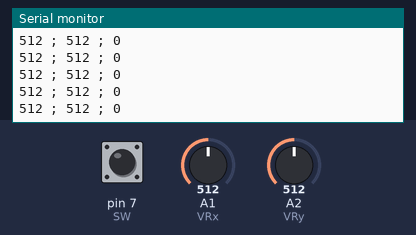
The sketch below on a simulated Arduino Uno, built with avr-gcc and run on an emulated ATmega328P. Parts: the last lines printed to the serial monitor. The inputs (shaded band) are chosen by the test bench; at power-on: A1 (VRx) = 512, A2 (VRy) = 512, pin 7 (SW) HIGH.

Above: at 1.2 s.
1.3 s: A1 (VRx) set to 107
At 1.8 s:
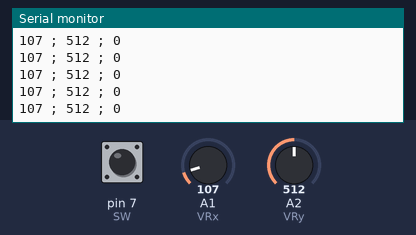
4.3 s: A1 (VRx) set to 95
At 5.1 s:
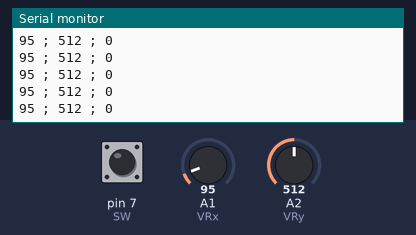
7.3 s: A2 (VRy) set to 986
At 8.0 s:
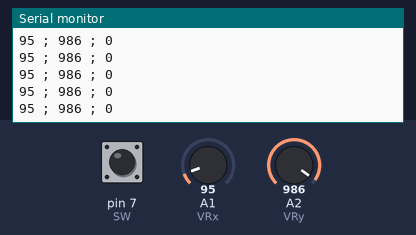
8.8 s: A2 (VRy) set to 1014
At 9.3 s:
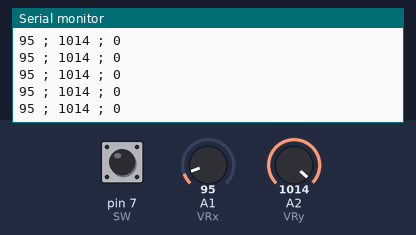
Timing chart, 0 to 11.8 s (numbered marks = the images above; inputs shaded):
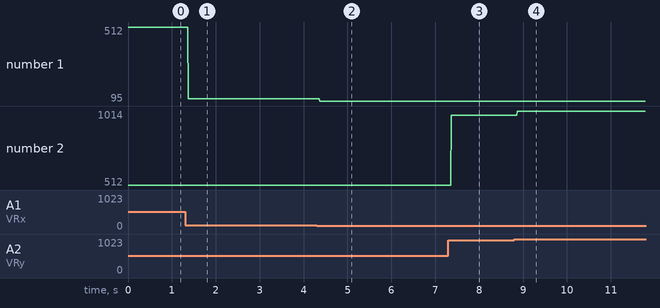

The sketch:

joystick_module.ino
```cpp
const int VRx = A1; // analog pin for x-axis
const int VRy = A2; // analog pin for y-axis
const int SW  = 7;  // Digital pin for the button

int x_value, y_value, button_state;

void setup() {
  pinMode(SW, INPUT_PULLUP);
  Serial.begin(9600);
}

void loop() {
  x_value = analogRead(VRx);
  y_value = analogRead(VRy);
  button_state = !digitalRead(SW);
  Serial.print(x_value);
  Serial.print(" ; ");
  Serial.print(y_value);
  Serial.print(" ; ");
  Serial.println(button_state);
}
```

Measured:
- after the input at 1.3 s, the serial monitor: prints a new line after 0.07 s (image 1)
- after the input at 4.3 s, the serial monitor: prints a new line after 0.07 s (image 2)
- after the input at 7.3 s, the serial monitor: prints a new line after 0.07 s (image 3)
- after the input at 8.8 s, the serial monitor: prints a new line after 0.07 s (image 4)
- plotted number 1: 512 → 107 after the input at 1.3 s, 107 → 95 after the input at 4.3 s
- plotted number 2: 512 → 986 after the input at 7.3 s, 986 → 1014 after the input at 8.8 s
